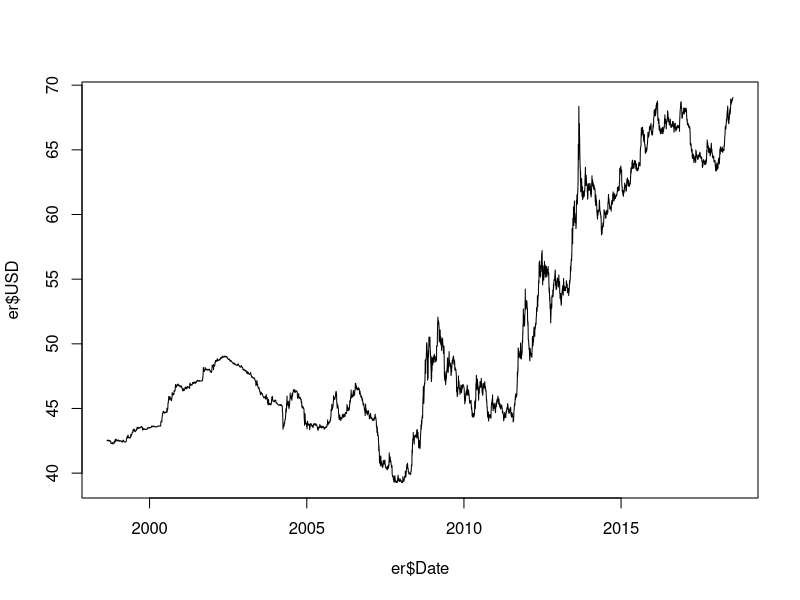
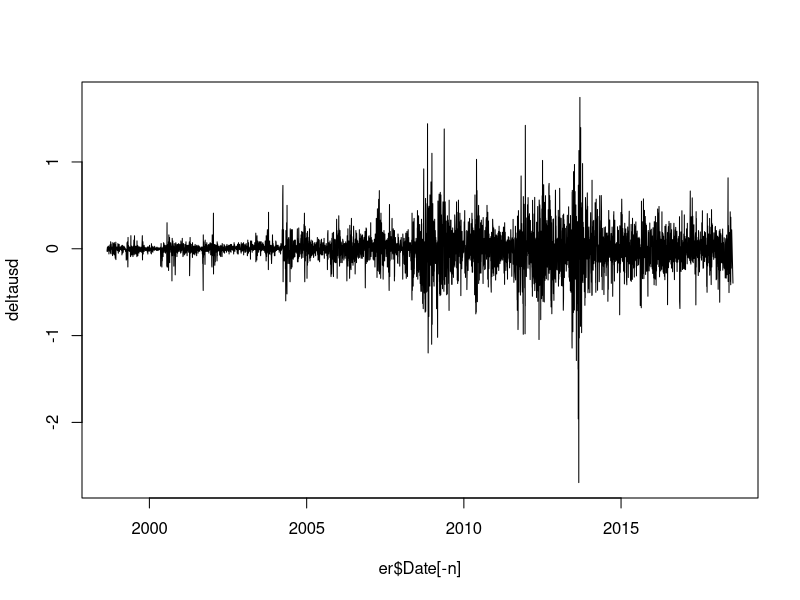
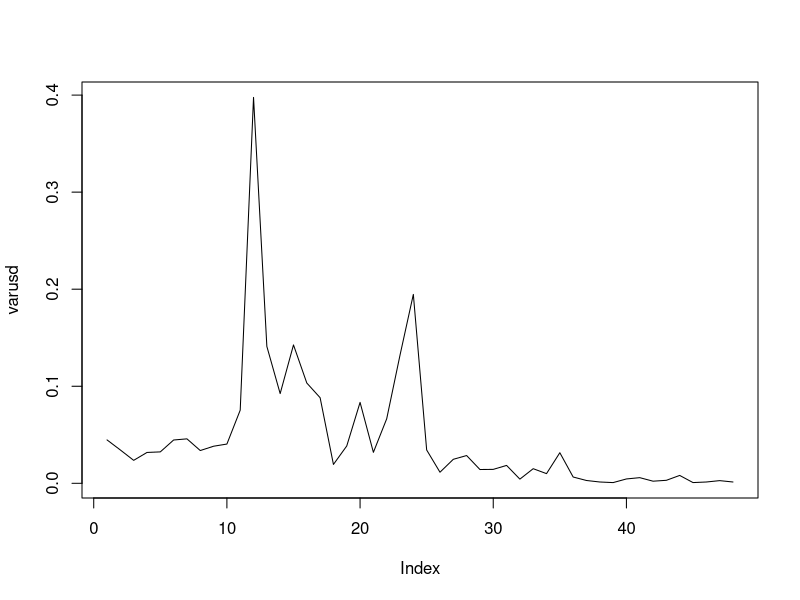
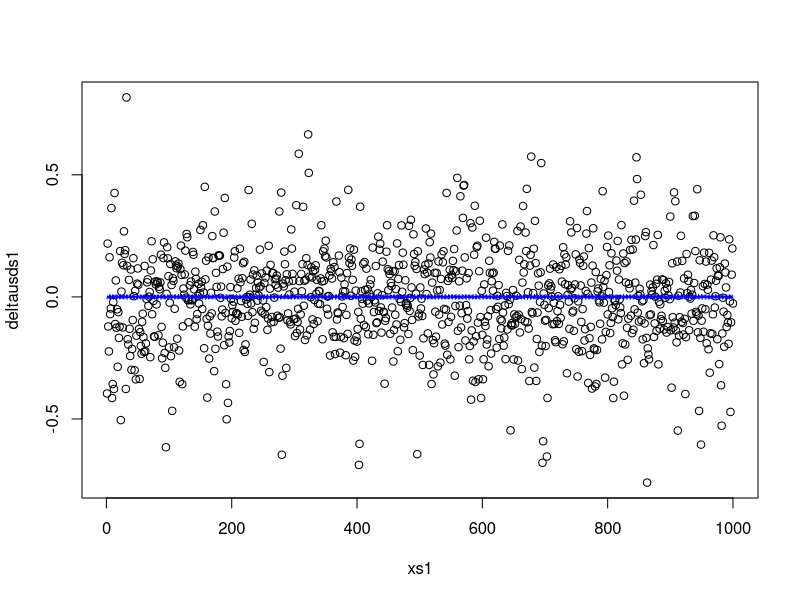
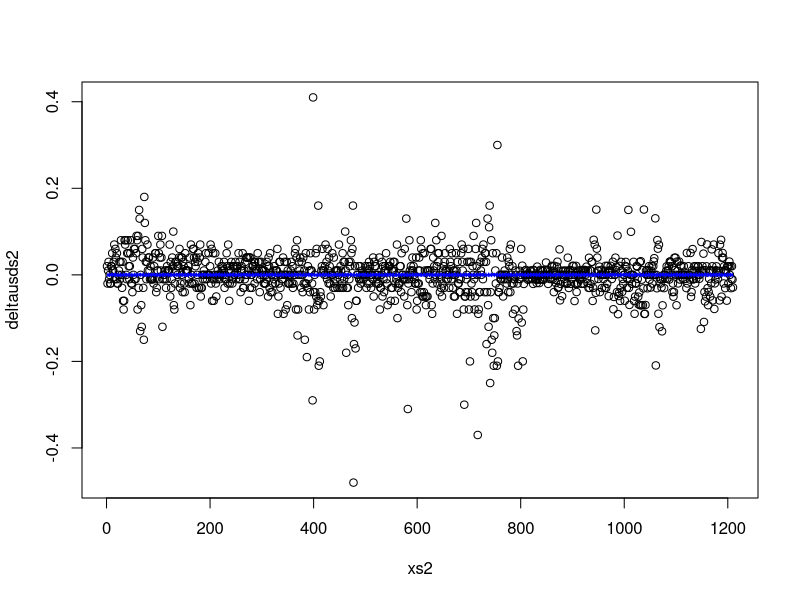

R code for these plots, in order: (Note: a time limit stopped this script after it produced the figures.)
# ================= Estimation of INR-USD Exchange Rate ================= #

# The loading of dataset from the xls file can be done easily with the
# read_excel function in the readxl package. The date variable is in character
# format, and is converted to the date-datatype in R.
library(readxl)
er <- read_excel("Exchange Rate Daily.xls")
er$Date <- as.Date(er$Date, format = "%d/%m/%Y")

# The number of observations can be found with the length of first column.
n <- length(er[[1]])

# The supposedly volatile data can be first-order differenced, and is then
# plotted.
deltausd <- diff(er$USD)
plot(er$Date, er$USD, type="l")
plot(er$Date[-n], deltausd, type="l")

# --------------------- 1. Splitting Dataset --------------------- #

# The calculation of change in variance from period to period is done with
# breaking the data in several small intervals. The plot gives us a visual
# representation of how the variance of several periods in the data is
# significantly different.

varusd <- NULL
br <- 100

for (i in 1:(n/br))
{
  varusd[i] <- var(
    deltausd[
      ((br*(i-1))+1) : (br*i)
    ]
  )
}

plot(varusd, type="l")

# Now, the data seems to begin with unstable variance at 10th break, which then
# ends at 37th break. However, at 25th break, the unstability seems to change.
# The data is splitted into two stable periods at both ends, and into two
# volatile periods in between them.

deltausds1 <- deltausd[1:(10*br)]
deltausdv1 <- deltausd[(10*br + 1):(25*br - 1)]
deltausdv2 <- deltausd[(25*br):(36*br - 1)]
deltausds2 <- deltausd[(36*br):n-1]

xs1 <- 1:length(deltausds1)
xv1 <- 1:length(deltausdv1)
xv2 <- 1:length(deltausdv2)
xs2 <- 1:length(deltausds2)





# ------------------ 2. Estimating Stable Periods ------------------ #

# The estimation of the first period

# The nls method requires initial parameters, which are provided after some
# trials
init_parameters_stable1 <- list(alpha = 1, beta = 10)

# Note again that the wf_iteration is 1 in the stable periods.
model_nls_stable1 <- nls(
  deltausds1 ~ alpha*cos(beta*xs1),
  start = init_parameters_stable1
)
summary(model_nls_stable1)

# The line function plots the difference between actual trend and fitted model
plot(xs1, deltausds1)
lines(xs1, fitted(model_nls_stable1), col = 'blue')

# Residual generation of the first period
resids1 <- deltausds1 - fitted(model_nls_stable1)









# The estimation of the second period, similar to the first one

init_parameters_stable2 <- list(alpha = 0.5, beta = 10)

# The model
model_nls_stable2 <- nls(
  deltausds2 ~ alpha*cos(beta*xs2),
  start = init_parameters_stable2
)
summary(model_nls_stable2)

# The line function plots the difference between actual trend and fitted model
plot(xs2, deltausds2)
lines(xs2, fitted(model_nls_stable2), col = 'blue')

# Residual generation in the second period
resids2 <- deltausds2 - fitted(model_nls_stable2)








# ------------------ 3. Estimating Volatile Periods ------------------ #

wf <- function(x, wf_iterations, a, b)
{
  v <- NULL
  for(j in 1:wf_iterations)
  {
    v[j] <- (a^j)*cos((b^j)*x)
  }
  return(sum(v))
}

# The volatile data is standardized here. Considering that the residuals are
# more or less stable throughout the data, we take the standard deviation of
# the first period residual, and standardize the volatile data with that value.

deltausdv_std1 <- deltausdv1/sd(resids1)
deltausdv_std2 <- deltausdv2/sd(resids2)

est_function_volatile1 <- function(parameters) {
  
  # Generating y-variable according to the Weierstrass function - first and
  # second parameters are a and b while third one is the wf_iteration
  y <- NULL
  for (i in 1:length(xv1)) {
    y[i] <- wf(i,parameters[1],parameters[2],parameters[3])
  }
  
  # Note that the standardized volatile data is used in estimation
  return( sum( (deltausdv_std1 - y)^2 ) )
}

# The setup to find the required coefficients are below.

val <- NULL
for (i in seq(0,10, by = 1))
{
  for (j in seq(0,10, by = 1))
  {
    for (k in 2:60)
    {
      temp_est <- optim(c(k,i,j) , est_function_volatile1)
      val <- rbind(  val,  c(temp_est$par,temp_est$value) )
    }
  }
}

# The parameters with the minimum residual sum squared according to the optim
# function.
est_parameters_volatile1 <- val[val[,4] == min(val[,4])][1:3]
# est_parameters_volatile1 <- c(15.4369174, 0.1877411, 10.4375063)

# Estimated wf_iteration with this method
wf_iteration_est1 <- round(est_parameters_volatile1[1],0)

# Estimated y with the above parameters
y_est_volatile1 <- NULL
for (i in 1:length(xv1)) {
  y_est_volatile1[i] <- wf(i , wf_iteration_est1, est_parameters_volatile1[2], est_parameters_volatile1[3])
}

plot(xv1, deltausdv1)
lines(xv1, y_est_volatile1, col = 'blue')









est_function_volatile2 <- function(parameters) {
  
  # Generating y-variable according to the Weierstrass function - first and
  # second parameters are a and b while third one is the wf_iteration
  y <- NULL
  for (i in 1:length(xv2)) {
    y[i] <- wf(i,parameters[1],parameters[2],parameters[3])
  }
  
  # Note that the standardized volatile data is used in estimation
  return( sum( (deltausdv_std2 - y)^2 ) )
}

# The setup to find the required coefficients are below.

val <- NULL
for (i in seq(0,10, by = 1))
{
  for (j in seq(0,10, by = 1))
  {
    for (k in 2:60)
    {
      temp_est <- optim(c(k,i,j) , est_function_volatile2)
      val <- rbind(  val,  c(temp_est$par,temp_est$value) )
    }
  }
}

# The parameters with the minimum residual sum squared according to the optim
# function.
est_parameters_volatile2 <- val[val[,4] == min(val[,4])][1:3]
# est_parameters_volatile2 <- c(15.4369174, 0.1877411, 10.4375063)

# Estimated wf_iteration with this method
wf_iteration_est2 <- round(est_parameters_volatile2[1],0)

# Estimated y with the above parameters
y_est_volatile2 <- NULL
for (i in 1:length(xv2)) {
  y_est_volatile2[i] <- wf(i , wf_iteration_est2, est_parameters_volatile2[2], est_parameters_volatile2[3])
}

plot(xv2, deltausdv2)
lines(xv2, y_est_volatile2, col = 'blue')
